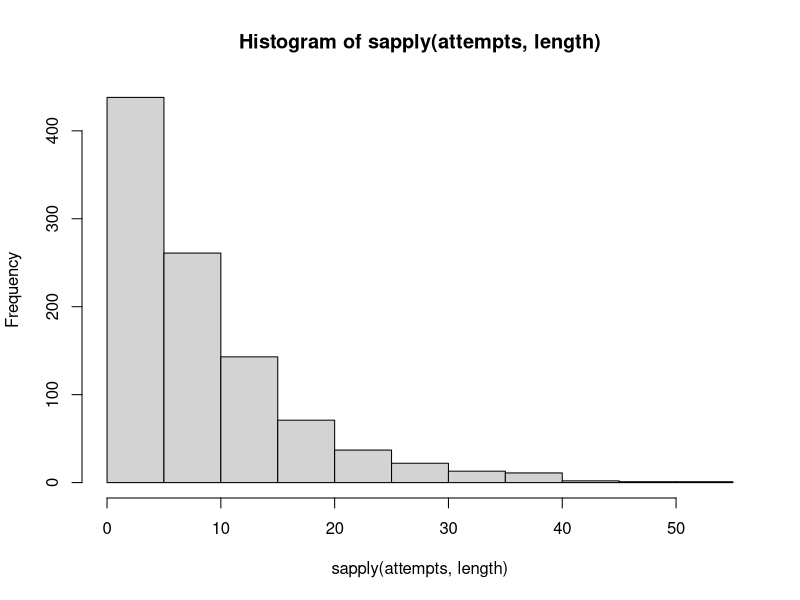
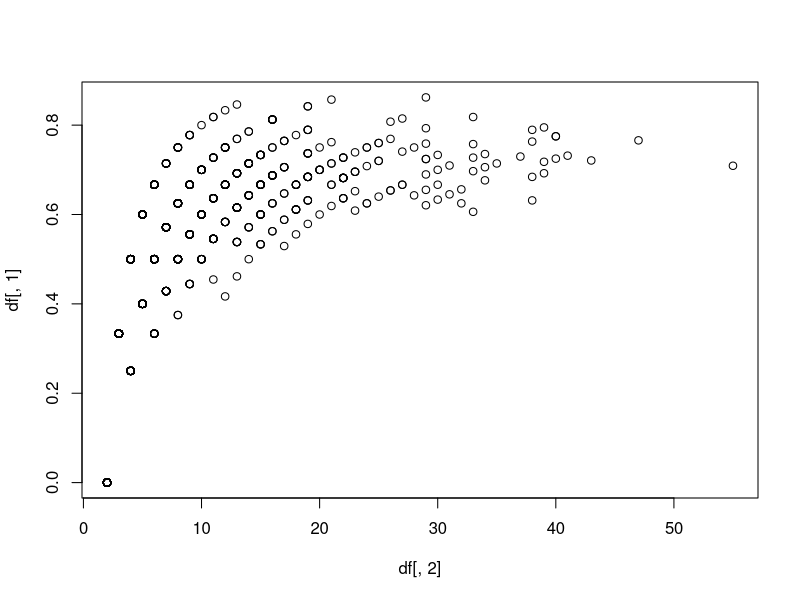

Write R code to recreate these figures, in order.
## ---- chunk 1
# a)
# The probs argument sets the probability of making a shot. In this case it'll be 0.60
thrower <- function(probs) {
  vec <- replicate(2, rbinom(1, 1, probs)) 
  # create a vector with two random numbers of either 1 or 0,
  # with a probability of probs for 1
  
  # While the sum of the last and the second-last element is not 0
  while ((vec[length(vec)] + vec[length(vec) - 1]) != 0) { 
    
      vec <- c(vec, rbinom(1, 1, probs))
      # keep adding random shots with a probability of probs
  }
return(vec)
}
# The loop works because whenever the sum of the last two elements is 0,
# then the last two elements must be 0 meaning that the player missed two
# shots in a row.
## ---- chunk 2
# test
thrower(0.6)
# 0 1 0 1 0 0
# Last two elements are always zero
## ---- chunk 3
# b)
attempts <- replicate(1000, thrower(0.60))
mean(sapply(attempts, length)) 
# mean number of shots until two shots are missed in a row
## ---- chunk 4
sd(sapply(attempts, length)) 
# standard deviation of shots made
# until two shots are missed in a row
## ---- chunk 5
hist(sapply(attempts, length)) # distribution of shots made
## ---- chunk 6
# c)
df <- cbind(sapply(attempts, mean), sapply(attempts, length)) 
# data frame with % of shots made and number of shots thrown
plot(df[, 2], df[, 1])
